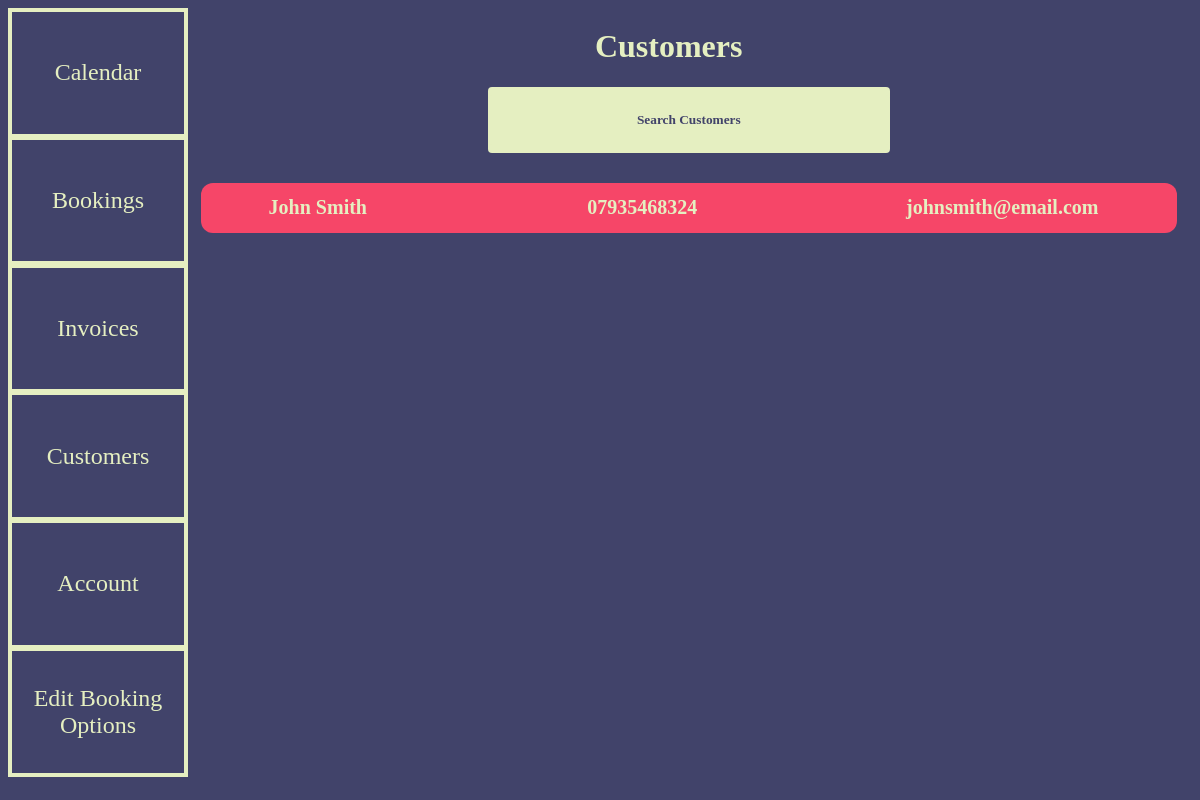
Screenshot of /manager-customers (signed in) with the database file from the repository.
### tables this page shows
CREATE TABLE Customers (
                    id INTEGER PRIMARY KEY, 
                    FirstName TEXT,
                    LastName TEXT, 
                    EmailAddress TEXT,
                    PhoneNumber TEXT,
                    AccountID TEXT,
                
                    FOREIGN KEY (AccountID) REFERENCES Accounts (id) ON DELETE CASCADE);

### app.py (the view)
@app.route("/manager-customers", methods=['GET', 'POST'])
def ManagerCustomers():
    try:
        session.pop('View')
    except:
        pass
    if session['IsAdmin'] == True:
        CustomerArray = GetEntireTable('Customers')
        return render_template("ManagerCustomers.html", CustomerArray=CustomerArray)
    return redirect("/")

### RetrieveDataFromDatabase.py (called while the page is built)
def GetEntireTable(Table):
    connection = sqlite3.connect('System.db')
    cursor = connection.cursor()
    cursor.execute(f'SELECT * FROM {Table}')
    Array = cursor.fetchall()
    Array = [list(row) for row in Array]
    connection.commit()
    connection.close()
    return Array

### templates/ManagerCustomers.html (shortened to what this page needs)
{% extends "BaseManagerNavBar.html" %}
{% block contents %}
<div class="container">
    <h1 style="margin-top: 2%; margin-left: -4%;">Customers</h1>
    <div class="book-button-container">
        <button class="book-button" onclick="toggleSearchMenu()">Search Customers</button>
    </div>
    {% for Customer in CustomerArray %}
    <div class="customer-box" id="{{ Customer[0] }}">
        <h1 class="customer-name" style="padding: 0% 5%; width: 33%;">{{ Customer[1] }} {{ Customer[2] }}</h1>
        <h1 class="customer-phone" style="padding: 0% 5%; width: 33%;">{{ Customer[4] }}</h1>
        <h1 class="customer-email" style="padding: 0% 5%; width: 33%;">{{ Customer[3] }}</h1>
    </div>
    {% endfor %}
</div>
{% endblock %}

### templates/ManagerCustomers.html (style rules this page uses)
.container { margin-left: 15%; display: flex; flex-direction: column; justify-content: center; align-items: center; font-family: Tahoma; color: #E5EFC1; text-align: center; }
.book-button-container { display: flex; align-items: center; justify-content: center; width: 40%; flex-direction: column; background-color: #E5EFC1; border-radius: 4px; margin-bottom: 3%; }
.book-button { background-color: #E5EFC1; color: #42436a; border: none; font-family: Tahoma; margin: 2%; width: 100%; height: 50px; font-weight: 700; border-radius: 4px; cursor: pointer; }
.customer-box { display: flex; flex-direction: row; align-items: center; background-color: #f64668; color: #E5EFC1; border-radius: 12px; width: 95%; text-align: left; padding-left: 2%; margin-bottom: 2%; font-size: x-small; }

### rows the page displays
Customers: FirstName "John", LastName "Smith", PhoneNumber "07935468324", EmailAddress "johnsmith@email.com"
